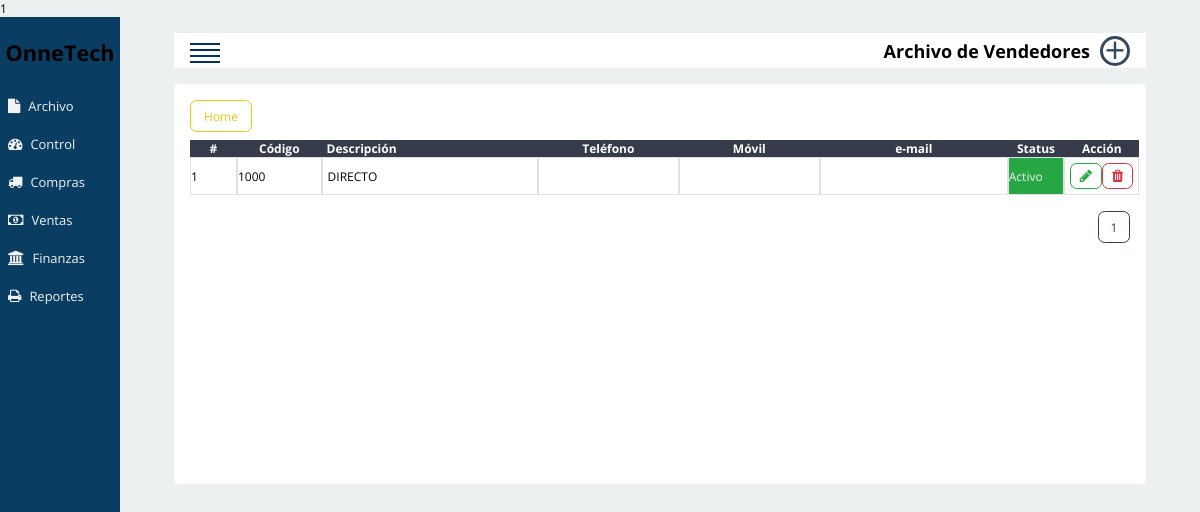
Screenshot of /seller.php with the database file from the repository.
### tables this page shows
CREATE TABLE IF NOT EXISTS `fseller` (
  `FVD_ID` int(11) unsigned NOT NULL AUTO_INCREMENT,
  `FVD_CODE` varchar(10) DEFAULT NULL,
  `FVD_DESCRIPTION` varchar(120) DEFAULT NULL,
  `FVD_ADRESS` varchar(120) DEFAULT NULL,
  `FVD_TYPEDOC` int(5) unsigned DEFAULT NULL,
  `FVD_DOCUMENT` varchar(12) DEFAULT NULL,
  `FVD_AREADEPTAMENT` varchar(12) DEFAULT NULL,
  `FVD_DIRECTBOSS` varchar(12) DEFAULT NULL,
  `FVD_PHONE` varchar(12) DEFAULT NULL,
  `FVD_MOVIL` varchar(12) DEFAULT NULL,
  `FVD_COMMISSIONPORCENT` varchar(12) DEFAULT NULL,
  `FVD_EMAIL` varchar(50) DEFAULT NULL,
  `FVD_TYPECOMMISSION` varchar(12) DEFAULT NULL,
  `FVD_COMIPORCEN` enum('Y','N') DEFAULT NULL,
  `FVD_ULTMOD` date DEFAULT NULL,
  `FVD_STATUS` enum('ACTIVO','INACTIVO') DEFAULT NULL,
  `FVD_USER` int(5) unsigned DEFAULT NULL,
  PRIMARY KEY (`FVD_ID`)
);

### model/seller.model.php (called while the page is built, shortened)
<?php
include('controller/method.controller.php');
$ListTable = new ListData($conexion);
$Vista = $ListTable->ListResultFile($conexion, 'fseller',ItemsPager);
$row = count($Vista);
$numberPager = ceil(($row/ItemsPager));
$stard =0;
	$PagerResult = $ListTable->PagerResult($conexion,'fseller','FVD_ID',$stard,ItemsPager);
include('views/seller.view.php');

### controller/template.controller.php (called while the page is built, shortened)
<?php
class LinkGroup
{
	static public function Menu(){
		include 'views/modulos/menu.php';
	}
	static public function Seller(){
		include "model/seller.model.php";
	}
}

### seller.php (called while the page is built, shortened)
<?php
require_once ('controller/template.controller.php');
LinkGroup::Seller();

### controller/method.controller.php (called while the page is built, shortened)
<?php
class ListData
{
	public function ListResultFile($conexion,$table,$order){
		$sql = "SELECT * FROM $table ORDER BY $order";
			    $ListResultFile = $conexion->prepare($sql);
			    $ListResultFile->execute();
			    $rListResultFile = $ListResultFile->fetchAll();
			    return $rListResultFile;
	}
	public function PagerResult($conexion,$table,$Order,$pagestard,$items){
		$sql = "SELECT * FROM $table ORDER BY $Order LIMIT $pagestard,$items";
			    $PagerResult = $conexion->prepare($sql);
			    $PagerResult->execute();
			    $rPagerResult = $PagerResult->fetchAll();
			    return $rPagerResult;
	}
}

### views/modulos/__files/table_seller.php (the view, shortened to what this page needs)
<div class="ContentList" id="content_list">
	<div class="Table" id="table_items">
			<div class="HeaderTable">
				<h2 class="TextCenter">#</h2>
			</div>
			<div class="HeaderTable">
				<h2 class="TextCenter">Código</h2>
			</div>
			<div class="HeaderTable">
				<h2 class="TextLeft">Descripción</h2>
			</div>
			<div class="HeaderTable">
				<h2 class="TextCenter">Teléfono</h2>
			</div>
			<div class="HeaderTable">
				<h2 class="TextCenter">Móvil</h2>
			</div>
			<div class="HeaderTable">
				<h2 class="TextCenter">e-mail</h2>
			</div>
			<div class="HeaderTable">
				<h2 class="TextCenter">Status</h2>
			</div>
			<div class="HeaderTable">
				<h2 class="TextCenter">Acción</h2>
			</div>
			<?php
			foreach ($PagerResult as $key => $keyList): ?>
				<div class="TextCenter Border">
					<?php echo $key+1; ?>
				</div>
				<div class="TextCenter Border"><?php echo htmlspecialchars(utf8_encode($keyList['FVD_CODE'])) ?></div>
				<div  class="TextLeft Border"><?php echo htmlspecialchars(utf8_encode($keyList['FVD_DESCRIPTION'])) ?></div>
				<div  class="TextLeft Border"><?php echo htmlspecialchars(utf8_encode($keyList['FVD_PHONE1'])) ?></div>
				<div class="TextCenter Border"><?php echo htmlspecialchars(utf8_encode($keyList['FVD_MOVIL1'])) ?></div>
				<div  class="TextLeft Border"><?php echo htmlspecialchars(utf8_encode($keyList['FVD_EMAIL'])) ?></div>
				<div  class="TextCenter Border <?php if ($keyList['FVD_STATUS']==0) {
					echo " Estado_Inactivo";
				} else{
					echo " Estado_Activo";
				} ?>"><?php if ($keyList['FVD_STATUS']==0) {
					echo "Inactivo";
				} else{
					echo "Activo";
				} ?></div>
				<div class="TextCenter Border ContentActionBtm" id="event_btn">
					<a href="#" id="<?php echo htmlspecialchars(utf8_encode($keyList['FVD_ID'])) ?>" class="Btn BtnSmTb InEdit" data="Edit"><i id="<?php echo htmlspecialchars(utf8_encode($keyList['FVD_ID'])) ?>" data="Edit" class="fa fa-pencil" aria-hidden="true"></i></a>
					<a href="#" id="<?php echo htmlspecialchars(utf8_encode($keyList['FVD_ID'])) ?>" class="Btn BtnSmTb InDanger" data="Delete"><i id="<?php echo htmlspecialchars(utf8_encode($keyList['FVD_ID'])) ?>" data="Delete" class="fa fa-trash" aria-hidden="true"></i></a>
				</div>
			<?php endforeach;?>
		</div>
	</div>
	<div class="ContentPagination" id="pagination">
		<div class="Pagination">
			<?php for ($i=0; $i < $numberPager; $i++) { ; ?>
			<a href="<?php echo Url.'seller?pag='.($i+1) ?>" class="BtnSmall BtnPagination"><span><?php echo $i+1; ?></span></a>
			 <?php };  ?>
		</div>
	</div>

### public/css/default.css (style rules this page uses)
* { margin: 0px; padding: 0px; font-size: 12px; -webkit-box-sizing: border-box; -moz-box-sizing: border-box; box-sizing: border-box; font-family: 'Open Sans','Ubuntu', sans-serif; }
body { background-color: var(--BckFound); }
:root { --BackWht:#ffffff; --BckFound:#ecf0f1; --MenuSecond:#34495e; --Pagination: #2c3e50; --MenuFirst:#0A3D62; --ColorSave: #28a745; --ColorAdd: #3f51b5 ; --ColorCancel: #f44336; --ColorUpdate: #9c27b0; --ColorInfo: #03a9f4; --ColorRed:#dc3545; --ColorBlue: #2980b9; --ColorYellow:#f1c40f; --ColorOrange:#ff9800; --ColorAdmin:#c0392b; --ColorAdmin2: #8C2540; }
.ContentActionBtm { padding: 5px; display: flex; flex-direction: row; justify-content: space-between; }
.Btn { display: inline-block; background-color: transparent; -webkit-user-select: none; -moz-user-select: none; -ms-user-select: none; user-select: none; font-size: 0.5rem; padding: 5px; border: 1px solid transparent; border-radius: .55rem; }
.BtnSmTb { display: inline-block; background-color: transparent; -webkit-user-select: none; -moz-user-select: none; -ms-user-select: none; user-select: none; width: 50%; font-size: 1.2rem; padding: 5px; border: 1px solid transparent; border-radius: .55rem; }
.BtnSmall { display: inline-block; background-color: transparent; -webkit-user-select: none; -moz-user-select: none; -ms-user-select: none; user-select: none; font-size: 0.5rem; padding: 5px; border: 1px solid transparent; border-radius: .55rem; }
.BtnSmall>span { display: inline-block; width: 20px; height: 20px; display: flex; justify-content: center; align-items: center; }
.BtnPagination { color: var(--Pagination); border-color: var(--Pagination); }
.InEdit { color: var(--ColorSave); border-color: var(--ColorSave); }
.InDanger { color: #dc3545; border-color: #dc3545; }
.Estado_Activo { background-color: var(--ColorSave); color: #f2f2f2; }
.Table { width: 100%; margin-bottom: 16px; display: grid; grid-template-columns: 5% 9% 23% 15% 15% 20% 6% 8%; grid-row: auto; }
.HeaderTable { background: #353b48; color: #fff; }
.Border { display: flex; border:1px solid #dee2e6; align-items: center; }
.TextCenter { text-align: center; }
.TextLeft { text-align: left; padding-left: 5px; }
.ContentPagination { width: 100%; display: flex; justify-content: flex-end; }

### rows the page displays
fseller: FVD_CODE "1000", FVD_DESCRIPTION "DIRECTO", FVD_STATUS "Activo"
